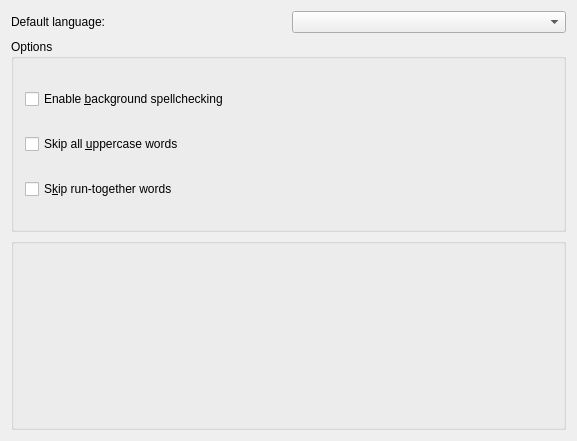
<ui version="4.0" >
 <author>Zack Rusin &lt;zack@kde.org></author>
 <comment>Licensed under GNU LGPL</comment>
 <class>SonnetConfigUI</class>
 <widget class="QWidget" name="SonnetConfigUI" >
  <property name="geometry" >
   <rect>
    <x>0</x>
    <y>0</y>
    <width>577</width>
    <height>441</height>
   </rect>
  </property>
  <layout class="QGridLayout" >
   <property name="margin" >
    <number>11</number>
   </property>
   <property name="spacing" >
    <number>6</number>
   </property>
   <item row="0" column="1" >
    <widget class="Sonnet::DictionaryComboBox" name="m_langCombo" />
   </item>
   <item row="1" column="0" colspan="2" >
    <widget class="QGroupBox" name="groupBox1" >
     <property name="title" >
      <string>Options</string>
     </property>
     <layout class="QGridLayout" >
      <property name="margin" >
       <number>11</number>
      </property>
      <property name="spacing" >
       <number>6</number>
      </property>
      <item row="0" column="0" >
       <widget class="QCheckBox" name="m_bgSpellCB" >
        <property name="text" >
         <string>Enable &amp;background spellchecking</string>
        </property>
       </widget>
      </item>
      <item row="1" column="0" >
       <widget class="QCheckBox" name="m_skipUpperCB" >
        <property name="text" >
         <string>Skip all &amp;uppercase words</string>
        </property>
       </widget>
      </item>
      <item row="2" column="0" >
       <widget class="QCheckBox" name="m_skipRunTogetherCB" >
        <property name="text" >
         <string>S&amp;kip run-together words</string>
        </property>
       </widget>
      </item>
     </layout>
    </widget>
   </item>
   <item row="0" column="0" >
    <widget class="QLabel" name="textLabel1" >
     <property name="text" >
      <string>Default language:</string>
     </property>
     <property name="buddy" >
      <cstring>kComboBox1</cstring>
     </property>
    </widget>
   </item>
   <item row="2" column="0" colspan="2" >
    <widget class="KEditListBox" name="m_ignoreListBox" />
   </item>
  </layout>
 </widget>
 <customwidgets>
  <customwidget>
   <class>Sonnet::DictionaryComboBox</class>
   <extends>QComboBox</extends>
   <header>dictionarycombobox.h</header>
   <container>0</container>
   <pixmap></pixmap>
  </customwidget>
  <customwidget>
   <class>KEditListBox</class>
   <extends>QGroupBox</extends>
   <header>keditlistbox.h</header>
   <container>0</container>
   <pixmap></pixmap>
  </customwidget>
 </customwidgets>
 <resources/>
 <connections/>
</ui>
